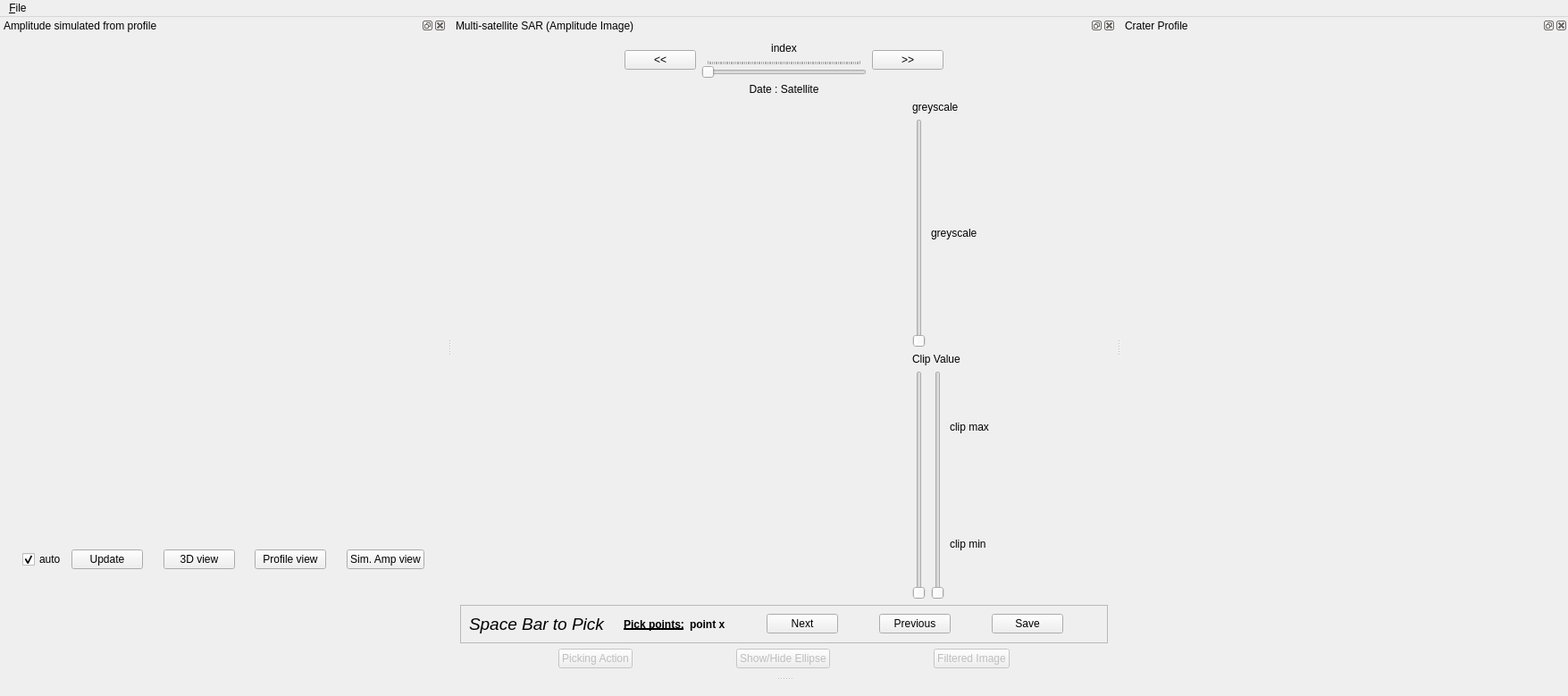
<?xml version="1.0" encoding="UTF-8"?>
<ui version="4.0">
 <class>MainWindow</class>
 <widget class="QMainWindow" name="MainWindow">
  <property name="windowModality">
   <enum>Qt::ApplicationModal</enum>
  </property>
  <property name="geometry">
   <rect>
    <x>0</x>
    <y>0</y>
    <width>1749</width>
    <height>779</height>
   </rect>
  </property>
  <property name="font">
   <font>
    <bold>false</bold>
   </font>
  </property>
  <property name="windowTitle">
   <string>MainWindow</string>
  </property>
  <widget class="QWidget" name="centralWidget"/>
  <widget class="QMenuBar" name="menuBar">
   <property name="geometry">
    <rect>
     <x>0</x>
     <y>0</y>
     <width>1749</width>
     <height>21</height>
    </rect>
   </property>
   <property name="minimumSize">
    <size>
     <width>0</width>
     <height>10</height>
    </size>
   </property>
   <property name="defaultUp">
    <bool>true</bool>
   </property>
   <property name="nativeMenuBar">
    <bool>false</bool>
   </property>
   <widget class="QMenu" name="menu_File">
    <property name="title">
     <string>&amp;File</string>
    </property>
    <addaction name="action_Save_csv"/>
    <addaction name="action_Open_csv"/>
   </widget>
   <addaction name="menu_File"/>
  </widget>
  <widget class="QDockWidget" name="dockWidget_SimAmp">
   <property name="sizePolicy">
    <sizepolicy hsizetype="Minimum" vsizetype="Minimum">
     <horstretch>0</horstretch>
     <verstretch>0</verstretch>
    </sizepolicy>
   </property>
   <property name="minimumSize">
    <size>
     <width>500</width>
     <height>738</height>
    </size>
   </property>
   <property name="floating">
    <bool>false</bool>
   </property>
   <property name="allowedAreas">
    <set>Qt::BottomDockWidgetArea|Qt::TopDockWidgetArea</set>
   </property>
   <property name="windowTitle">
    <string>Amplitude simulated from profile</string>
   </property>
   <attribute name="dockWidgetArea">
    <number>4</number>
   </attribute>
   <widget class="QWidget" name="dockWidgetContents_3">
    <property name="minimumSize">
     <size>
      <width>500</width>
      <height>700</height>
     </size>
    </property>
    <property name="maximumSize">
     <size>
      <width>2000</width>
      <height>1500</height>
     </size>
    </property>
    <layout class="QVBoxLayout" name="verticalLayout_8">
     <item>
      <layout class="QVBoxLayout" name="verticalLayout_7">
       <item>
        <layout class="QVBoxLayout" name="verticalLayout_5">
         <item>
          <widget class="QWidget" name="SimAmpPlt" native="true">
           <property name="sizePolicy">
            <sizepolicy hsizetype="Minimum" vsizetype="Minimum">
             <horstretch>0</horstretch>
             <verstretch>0</verstretch>
            </sizepolicy>
           </property>
           <property name="minimumSize">
            <size>
             <width>450</width>
             <height>450</height>
            </size>
           </property>
           <layout class="QVBoxLayout" name="SimAmp_Layout">
            <property name="spacing">
             <number>0</number>
            </property>
            <property name="leftMargin">
             <number>0</number>
            </property>
            <property name="topMargin">
             <number>0</number>
            </property>
            <property name="rightMargin">
             <number>0</number>
            </property>
            <property name="bottomMargin">
             <number>0</number>
            </property>
           </layout>
          </widget>
         </item>
        </layout>
       </item>
       <item>
        <spacer name="verticalSpacer">
         <property name="orientation">
          <enum>Qt::Vertical</enum>
         </property>
         <property name="sizeHint" stdset="0">
          <size>
           <width>20</width>
           <height>40</height>
          </size>
         </property>
        </spacer>
       </item>
       <item>
        <layout class="QHBoxLayout" name="horizontalLayout_5">
         <item>
          <spacer name="horizontalSpacer_10">
           <property name="orientation">
            <enum>Qt::Horizontal</enum>
           </property>
           <property name="sizeHint" stdset="0">
            <size>
             <width>40</width>
             <height>20</height>
            </size>
           </property>
          </spacer>
         </item>
         <item>
          <widget class="QCheckBox" name="checkBox_auto_update">
           <property name="text">
            <string>auto</string>
           </property>
           <property name="checked">
            <bool>true</bool>
           </property>
          </widget>
         </item>
         <item>
          <widget class="QPushButton" name="pushButton_update_simamp">
           <property name="text">
            <string>Update</string>
           </property>
           <property name="checkable">
            <bool>true</bool>
           </property>
          </widget>
         </item>
         <item>
          <spacer name="horizontalSpacer_17">
           <property name="orientation">
            <enum>Qt::Horizontal</enum>
           </property>
           <property name="sizeHint" stdset="0">
            <size>
             <width>40</width>
             <height>20</height>
            </size>
           </property>
          </spacer>
         </item>
         <item>
          <widget class="QPushButton" name="pushButton_3d">
           <property name="text">
            <string>3D view</string>
           </property>
           <property name="checkable">
            <bool>true</bool>
           </property>
          </widget>
         </item>
         <item>
          <spacer name="horizontalSpacer_18">
           <property name="orientation">
            <enum>Qt::Horizontal</enum>
           </property>
           <property name="sizeHint" stdset="0">
            <size>
             <width>40</width>
             <height>20</height>
            </size>
           </property>
          </spacer>
         </item>
         <item>
          <widget class="QPushButton" name="pushButton_profile">
           <property name="text">
            <string>Profile view</string>
           </property>
           <property name="checkable">
            <bool>true</bool>
           </property>
          </widget>
         </item>
         <item>
          <spacer name="horizontalSpacer_19">
           <property name="orientation">
            <enum>Qt::Horizontal</enum>
           </property>
           <property name="sizeHint" stdset="0">
            <size>
             <width>40</width>
             <height>20</height>
            </size>
           </property>
          </spacer>
         </item>
         <item>
          <widget class="QPushButton" name="pushButton_simamp">
           <property name="text">
            <string>Sim. Amp view</string>
           </property>
           <property name="checkable">
            <bool>true</bool>
           </property>
          </widget>
         </item>
         <item>
          <spacer name="horizontalSpacer_20">
           <property name="orientation">
            <enum>Qt::Horizontal</enum>
           </property>
           <property name="sizeHint" stdset="0">
            <size>
             <width>40</width>
             <height>20</height>
            </size>
           </property>
          </spacer>
         </item>
        </layout>
       </item>
       <item>
        <spacer name="verticalSpacer_3">
         <property name="orientation">
          <enum>Qt::Vertical</enum>
         </property>
         <property name="sizeHint" stdset="0">
          <size>
           <width>20</width>
           <height>40</height>
          </size>
         </property>
        </spacer>
       </item>
      </layout>
     </item>
    </layout>
   </widget>
  </widget>
  <widget class="QDockWidget" name="dockWidget_SARImage">
   <property name="floating">
    <bool>false</bool>
   </property>
   <property name="allowedAreas">
    <set>Qt::TopDockWidgetArea</set>
   </property>
   <property name="windowTitle">
    <string>Multi-satellite SAR (Amplitude Image) </string>
   </property>
   <attribute name="dockWidgetArea">
    <number>4</number>
   </attribute>
   <widget class="QWidget" name="dockWidgetContents_2">
    <layout class="QVBoxLayout" name="verticalLayout_10">
     <item>
      <layout class="QVBoxLayout" name="verticalLayout_4">
       <item>
        <layout class="QHBoxLayout" name="horizontalLayout_4">
         <item>
          <spacer name="horizontalSpacer_4">
           <property name="orientation">
            <enum>Qt::Horizontal</enum>
           </property>
           <property name="sizeHint" stdset="0">
            <size>
             <width>40</width>
             <height>20</height>
            </size>
           </property>
          </spacer>
         </item>
         <item>
          <widget class="QPushButton" name="pushButton_SAR_left">
           <property name="text">
            <string>&lt;&lt;</string>
           </property>
          </widget>
         </item>
         <item>
          <layout class="QVBoxLayout" name="verticalLayout_3">
           <item>
            <widget class="QLabel" name="label_SAR_index">
             <property name="text">
              <string>index</string>
             </property>
             <property name="alignment">
              <set>Qt::AlignCenter</set>
             </property>
            </widget>
           </item>
           <item>
            <widget class="QSlider" name="SAR_change">
             <property name="minimumSize">
              <size>
               <width>0</width>
               <height>20</height>
              </size>
             </property>
             <property name="orientation">
              <enum>Qt::Horizontal</enum>
             </property>
             <property name="tickPosition">
              <enum>QSlider::TicksAbove</enum>
             </property>
             <property name="tickInterval">
              <number>1</number>
             </property>
            </widget>
           </item>
          </layout>
         </item>
         <item>
          <widget class="QPushButton" name="pushButton_SAR_right">
           <property name="text">
            <string>&gt;&gt;</string>
           </property>
          </widget>
         </item>
         <item>
          <spacer name="horizontalSpacer_5">
           <property name="orientation">
            <enum>Qt::Horizontal</enum>
           </property>
           <property name="sizeHint" stdset="0">
            <size>
             <width>40</width>
             <height>20</height>
            </size>
           </property>
          </spacer>
         </item>
        </layout>
       </item>
       <item>
        <widget class="QLabel" name="label_SAR">
         <property name="text">
          <string>Date : Satellite</string>
         </property>
         <property name="alignment">
          <set>Qt::AlignCenter</set>
         </property>
        </widget>
       </item>
       <item>
        <layout class="QHBoxLayout" name="horizontalLayout_3">
         <item>
          <widget class="QWidget" name="SARImage" native="true">
           <property name="minimumSize">
            <size>
             <width>500</width>
             <height>500</height>
            </size>
           </property>
           <layout class="QVBoxLayout" name="SARLayout"/>
          </widget>
         </item>
         <item>
          <layout class="QVBoxLayout" name="verticalLayout_2">
           <item>
            <widget class="QLabel" name="label_greyscale">
             <property name="text">
              <string>greyscale</string>
             </property>
            </widget>
           </item>
           <item>
            <layout class="QHBoxLayout" name="horizontalLayout_2">
             <item>
              <widget class="QSlider" name="SAR_greyscale">
               <property name="maximum">
                <number>100</number>
               </property>
               <property name="singleStep">
                <number>1</number>
               </property>
               <property name="orientation">
                <enum>Qt::Vertical</enum>
               </property>
               <property name="tickPosition">
                <enum>QSlider::NoTicks</enum>
               </property>
               <property name="tickInterval">
                <number>1</number>
               </property>
              </widget>
             </item>
             <item>
              <widget class="QLabel" name="label_greyscale_val">
               <property name="text">
                <string>greyscale</string>
               </property>
              </widget>
             </item>
            </layout>
           </item>
           <item>
            <widget class="QLabel" name="label_clip">
             <property name="text">
              <string>Clip Value</string>
             </property>
            </widget>
           </item>
           <item>
            <layout class="QHBoxLayout" name="horizontalLayout">
             <item>
              <widget class="QSlider" name="SAR_clip_min">
               <property name="minimum">
                <number>0</number>
               </property>
               <property name="maximum">
                <number>255</number>
               </property>
               <property name="orientation">
                <enum>Qt::Vertical</enum>
               </property>
               <property name="tickPosition">
                <enum>QSlider::NoTicks</enum>
               </property>
               <property name="tickInterval">
                <number>1</number>
               </property>
              </widget>
             </item>
             <item>
              <widget class="QSlider" name="SAR_clip_max">
               <property name="minimum">
                <number>0</number>
               </property>
               <property name="maximum">
                <number>255</number>
               </property>
               <property name="orientation">
                <enum>Qt::Vertical</enum>
               </property>
              </widget>
             </item>
             <item>
              <layout class="QVBoxLayout" name="verticalLayout">
               <item>
                <widget class="QLabel" name="label_clip_max">
                 <property name="text">
                  <string>clip max</string>
                 </property>
                </widget>
               </item>
               <item>
                <widget class="QLabel" name="label_clip_min">
                 <property name="text">
                  <string>clip min</string>
                 </property>
                </widget>
               </item>
              </layout>
             </item>
            </layout>
           </item>
          </layout>
         </item>
        </layout>
       </item>
       <item>
        <layout class="QHBoxLayout" name="horizontalLayout_11">
         <item>
          <spacer name="horizontalSpacer_16">
           <property name="orientation">
            <enum>Qt::Horizontal</enum>
           </property>
           <property name="sizeHint" stdset="0">
            <size>
             <width>40</width>
             <height>20</height>
            </size>
           </property>
          </spacer>
         </item>
         <item>
          <widget class="QFrame" name="frame_pickSAR">
           <property name="sizePolicy">
            <sizepolicy hsizetype="Fixed" vsizetype="Fixed">
             <horstretch>0</horstretch>
             <verstretch>0</verstretch>
            </sizepolicy>
           </property>
           <property name="frameShape">
            <enum>QFrame::StyledPanel</enum>
           </property>
           <property name="frameShadow">
            <enum>QFrame::Plain</enum>
           </property>
           <layout class="QHBoxLayout" name="horizontalLayout_10">
            <item>
             <widget class="QLabel" name="label_pickingSAR_fixe_2">
              <property name="font">
               <font>
                <pointsize>14</pointsize>
                <italic>true</italic>
                <bold>false</bold>
                <underline>false</underline>
                <strikeout>false</strikeout>
                <kerning>false</kerning>
               </font>
              </property>
              <property name="text">
               <string>Space Bar to Pick   </string>
              </property>
             </widget>
            </item>
            <item>
             <layout class="QHBoxLayout" name="horizontalLayout_9">
              <item>
               <widget class="QLabel" name="label_pickingSAR_fixe">
                <property name="font">
                 <font>
                  <bold>true</bold>
                  <underline>true</underline>
                 </font>
                </property>
                <property name="text">
                 <string>Pick points:</string>
                </property>
               </widget>
              </item>
              <item>
               <widget class="QLabel" name="label_pickSAR_PtsToPick">
                <property name="font">
                 <font>
                  <bold>true</bold>
                 </font>
                </property>
                <property name="text">
                 <string>point x</string>
                </property>
               </widget>
              </item>
              <item>
               <spacer name="horizontalSpacer_11">
                <property name="orientation">
                 <enum>Qt::Horizontal</enum>
                </property>
                <property name="sizeHint" stdset="0">
                 <size>
                  <width>40</width>
                  <height>20</height>
                 </size>
                </property>
               </spacer>
              </item>
              <item>
               <widget class="QPushButton" name="pushButton_pickSAR_next">
                <property name="text">
                 <string>Next</string>
                </property>
               </widget>
              </item>
              <item>
               <spacer name="horizontalSpacer_12">
                <property name="orientation">
                 <enum>Qt::Horizontal</enum>
                </property>
                <property name="sizeHint" stdset="0">
                 <size>
                  <width>40</width>
                  <height>20</height>
                 </size>
                </property>
               </spacer>
              </item>
              <item>
               <widget class="QPushButton" name="pushButton_pickSAR_previous">
                <property name="text">
                 <string>Previous</string>
                </property>
               </widget>
              </item>
              <item>
               <spacer name="horizontalSpacer_13">
                <property name="orientation">
                 <enum>Qt::Horizontal</enum>
                </property>
                <property name="sizeHint" stdset="0">
                 <size>
                  <width>40</width>
                  <height>20</height>
                 </size>
                </property>
               </spacer>
              </item>
              <item>
               <widget class="QPushButton" name="pushButton_pickSAR_save">
                <property name="text">
                 <string>Save</string>
                </property>
                <property name="checkable">
                 <bool>true</bool>
                </property>
               </widget>
              </item>
              <item>
               <spacer name="horizontalSpacer_14">
                <property name="orientation">
                 <enum>Qt::Horizontal</enum>
                </property>
                <property name="sizeHint" stdset="0">
                 <size>
                  <width>40</width>
                  <height>20</height>
                 </size>
                </property>
               </spacer>
              </item>
             </layout>
            </item>
           </layout>
          </widget>
         </item>
         <item>
          <spacer name="horizontalSpacer_15">
           <property name="orientation">
            <enum>Qt::Horizontal</enum>
           </property>
           <property name="sizeHint" stdset="0">
            <size>
             <width>40</width>
             <height>20</height>
            </size>
           </property>
          </spacer>
         </item>
        </layout>
       </item>
       <item>
        <layout class="QHBoxLayout" name="horizontalLayout_6">
         <item>
          <spacer name="horizontalSpacer_6">
           <property name="orientation">
            <enum>Qt::Horizontal</enum>
           </property>
           <property name="sizeHint" stdset="0">
            <size>
             <width>40</width>
             <height>20</height>
            </size>
           </property>
          </spacer>
         </item>
         <item>
          <widget class="QPushButton" name="pushButton_pick_SAR">
           <property name="enabled">
            <bool>false</bool>
           </property>
           <property name="text">
            <string>Picking Action</string>
           </property>
           <property name="checkable">
            <bool>true</bool>
           </property>
           <property name="checked">
            <bool>false</bool>
           </property>
          </widget>
         </item>
         <item>
          <spacer name="horizontalSpacer_8">
           <property name="orientation">
            <enum>Qt::Horizontal</enum>
           </property>
           <property name="sizeHint" stdset="0">
            <size>
             <width>40</width>
             <height>20</height>
            </size>
           </property>
          </spacer>
         </item>
         <item>
          <layout class="QHBoxLayout" name="horizontalLayout_7"/>
         </item>
         <item>
          <widget class="QPushButton" name="pushButton_ellipse">
           <property name="enabled">
            <bool>false</bool>
           </property>
           <property name="text">
            <string>Show/Hide Ellipse</string>
           </property>
           <property name="checkable">
            <bool>true</bool>
           </property>
          </widget>
         </item>
         <item>
          <spacer name="horizontalSpacer_9">
           <property name="orientation">
            <enum>Qt::Horizontal</enum>
           </property>
           <property name="sizeHint" stdset="0">
            <size>
             <width>40</width>
             <height>20</height>
            </size>
           </property>
          </spacer>
         </item>
         <item>
          <layout class="QHBoxLayout" name="horizontalLayout_8"/>
         </item>
         <item>
          <widget class="QPushButton" name="pushButton_filtered_SAR">
           <property name="enabled">
            <bool>false</bool>
           </property>
           <property name="text">
            <string>Filtered Image</string>
           </property>
           <property name="checkable">
            <bool>true</bool>
           </property>
           <property name="checked">
            <bool>false</bool>
           </property>
          </widget>
         </item>
         <item>
          <spacer name="horizontalSpacer_7">
           <property name="orientation">
            <enum>Qt::Horizontal</enum>
           </property>
           <property name="sizeHint" stdset="0">
            <size>
             <width>40</width>
             <height>20</height>
            </size>
           </property>
          </spacer>
         </item>
        </layout>
       </item>
      </layout>
     </item>
    </layout>
   </widget>
  </widget>
  <widget class="QDockWidget" name="dockWidget_profile">
   <property name="sizePolicy">
    <sizepolicy hsizetype="Expanding" vsizetype="Expanding">
     <horstretch>0</horstretch>
     <verstretch>0</verstretch>
    </sizepolicy>
   </property>
   <property name="minimumSize">
    <size>
     <width>500</width>
     <height>520</height>
    </size>
   </property>
   <property name="floating">
    <bool>false</bool>
   </property>
   <property name="allowedAreas">
    <set>Qt::TopDockWidgetArea</set>
   </property>
   <property name="windowTitle">
    <string>Crater Profile</string>
   </property>
   <attribute name="dockWidgetArea">
    <number>4</number>
   </attribute>
   <widget class="QWidget" name="dockWidgetContents">
    <property name="sizePolicy">
     <sizepolicy hsizetype="Preferred" vsizetype="Preferred">
      <horstretch>0</horstretch>
      <verstretch>0</verstretch>
     </sizepolicy>
    </property>
    <property name="minimumSize">
     <size>
      <width>500</width>
      <height>500</height>
     </size>
    </property>
    <layout class="QVBoxLayout" name="verticalLayout_9">
     <item>
      <layout class="QVBoxLayout" name="verticalLayout_6">
       <item>
        <widget class="QWidget" name="ProfilePlt" native="true">
         <property name="minimumSize">
          <size>
           <width>450</width>
           <height>450</height>
          </size>
         </property>
         <layout class="QVBoxLayout" name="Profile_Layout"/>
        </widget>
       </item>
      </layout>
     </item>
    </layout>
   </widget>
  </widget>
  <action name="action_Open">
   <property name="text">
    <string>&amp;Open</string>
   </property>
  </action>
  <action name="action_Close">
   <property name="text">
    <string>&amp;Close</string>
   </property>
  </action>
  <action name="action_2">
   <property name="text">
    <string>&amp;Open</string>
   </property>
   <property name="shortcut">
    <string>Meta+O</string>
   </property>
  </action>
  <action name="action_Close_2">
   <property name="text">
    <string>&amp;Save</string>
   </property>
   <property name="shortcut">
    <string>Meta+S</string>
   </property>
  </action>
  <action name="actionOpen">
   <property name="text">
    <string>Open</string>
   </property>
  </action>
  <action name="action_Open_2">
   <property name="text">
    <string>&amp;Open</string>
   </property>
  </action>
  <action name="action_Save_csv">
   <property name="text">
    <string>&amp;Save</string>
   </property>
  </action>
  <action name="action_Open_3">
   <property name="text">
    <string>&amp;Open</string>
   </property>
  </action>
  <action name="action_Open_csv">
   <property name="text">
    <string>&amp;Open</string>
   </property>
  </action>
  <zorder>dockWidget_SimAmp</zorder>
  <zorder>dockWidget_profile</zorder>
  <zorder>dockWidget_SARImage</zorder>
 </widget>
 <resources/>
 <connections>
  <connection>
   <sender>SAR_change</sender>
   <signal>valueChanged(int)</signal>
   <receiver>label_SAR_index</receiver>
   <slot>setNum(int)</slot>
   <hints>
    <hint type="sourcelabel">
     <x>482</x>
     <y>55</y>
    </hint>
    <hint type="destinationlabel">
     <x>487</x>
     <y>29</y>
    </hint>
   </hints>
  </connection>
  <connection>
   <sender>SAR_greyscale</sender>
   <signal>valueChanged(int)</signal>
   <receiver>label_greyscale_val</receiver>
   <slot>setNum(int)</slot>
   <hints>
    <hint type="sourcelabel">
     <x>864</x>
     <y>389</y>
    </hint>
    <hint type="destinationlabel">
     <x>915</x>
     <y>389</y>
    </hint>
   </hints>
  </connection>
  <connection>
   <sender>SAR_clip_min</sender>
   <signal>valueChanged(int)</signal>
   <receiver>label_clip_min</receiver>
   <slot>setNum(int)</slot>
   <hints>
    <hint type="sourcelabel">
     <x>830</x>
     <y>711</y>
    </hint>
    <hint type="destinationlabel">
     <x>892</x>
     <y>805</y>
    </hint>
   </hints>
  </connection>
  <connection>
   <sender>SAR_clip_max</sender>
   <signal>valueChanged(int)</signal>
   <receiver>label_clip_max</receiver>
   <slot>setNum(int)</slot>
   <hints>
    <hint type="sourcelabel">
     <x>852</x>
     <y>711</y>
    </hint>
    <hint type="destinationlabel">
     <x>892</x>
     <y>617</y>
    </hint>
   </hints>
  </connection>
 </connections>
</ui>
